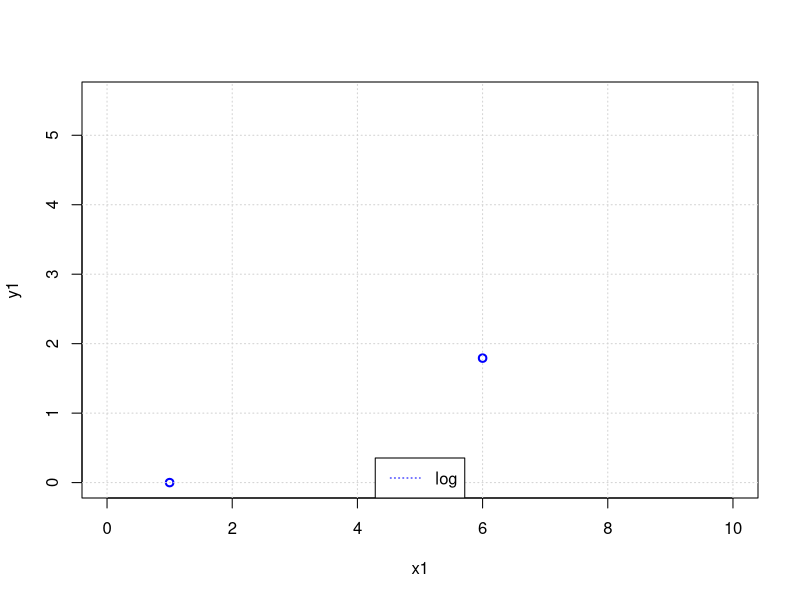

The R script that drew this image:
# plotting graph 3 2.1

x1= seq(1, 256, by=5)
#print(x1)
y1=log(x1)
#print(y1)

plot(x1, y1,
      type="p", 
      col="blue", 
      xlim=c(0, 10),
      lwd=2,
     )

grid()   # добавляет сетку для удобства.

legend(x = "bottom",
      lty = c("dotted"),
      col = c("blue"),
      legend = c("log"))
